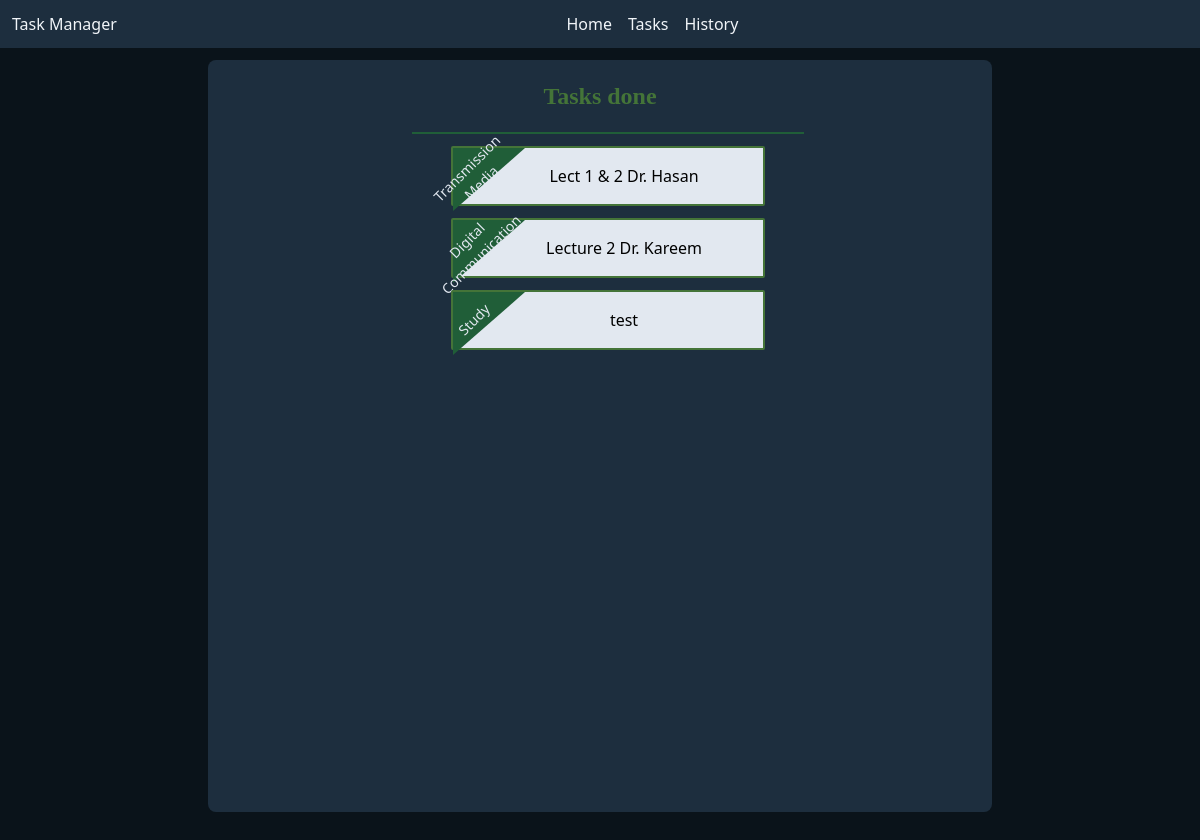
/reporting/tasks_history/, run on the app's committed database.
### reporting/models.py (models this page shows)
class TaskHistory(models.Model):
    title = models.CharField(max_length=255, default="Task")
    created_at = models.DateTimeField(null=True, blank=True)
    completed_at = models.DateTimeField(null=True, blank=True)
    category = models.ForeignKey(Category, on_delete=models.CASCADE, null=True, blank=True)
    class Meta:
        verbose_name_plural = "Task History"

### task/models.py (models this page shows)
class Category(models.Model):
    name = models.CharField(max_length=255, default="Others")
    def __str__(self):
        return self.name
    class Meta:
        verbose_name_plural = "Categories"

### reporting/views.py (the view)
# urls.py: path('tasks_history/', views.tasks_history, name='tasks_history'),
def tasks_history(request):
    completed = TaskHistory.objects.all().order_by('-completed_at')
    paginator = Paginator(completed, 10)
    page = request.GET.get('page')
    completed = paginator.get_page(page)
    context = {
        "page": completed,
    }
    return render(request, 'reporting/tasks_history.html', context)

### reporting/templates/reporting/tasks_history.html (shortened to what this page needs)
{% include 'core/base.html' %}
{% block content %}
<div class="flex flex-col justify-start items-center bg-[#0a131a] p-3 text-slate-100 w-screen h-screen md:pb-10">
    <div class="flex flex-row justify-start items-start w-4/6 bg-[#1d2e3e] h-4/5 rounded-lg">
        <div class="flex flex-col justify-start items-center space-x-4 mt-5 text-black font-normal w-full">
            <h2 class="text-[#447438] mb-1 md:mb-5 mx-auto font-semibold text-2xl font-serif text-center">Tasks done</h2>
            <div class="border-t-2 border-[#205e38] w-1/2 mx-auto"></div>
            <ul class="list-group w-2/5 mx-auto">
                {% for completed_task in page %}
                <li class="my-3">
                    <div class="relative border-2 border-[#447438] bg-slate-200 p-4 rounded-sm text-center font-normal">
                        <div
                            class="border-t-[63px] border-t-[#205e38] border-r-[72px] border-r-transparent absolute top-0 left-0">
                            <span
                                class="text-sm text-slate-200 font-light transform -rotate-45 absolute top-1/2 left-1/2 -translate-x-1/2 -translate-y-1/2 pl-20 pb-5">
                                {{ completed_task.category }}</span>
                        </div>
                        <div class="pl-8 hover:cursor-pointer">
                            {{ completed_task.title }}
                        </div>
                    </div>
                </li>
                {% endfor %}
            </ul>
        </div>
    </div>
</div>
{% endblock %}

### data on the page
TaskHistory: category "Transmission Media", title "Lect 1 & 2 Dr. Hasan"
TaskHistory: category "Digital Communication", title "Lecture 2 Dr. Kareem"
TaskHistory: category "Study", title "test"
